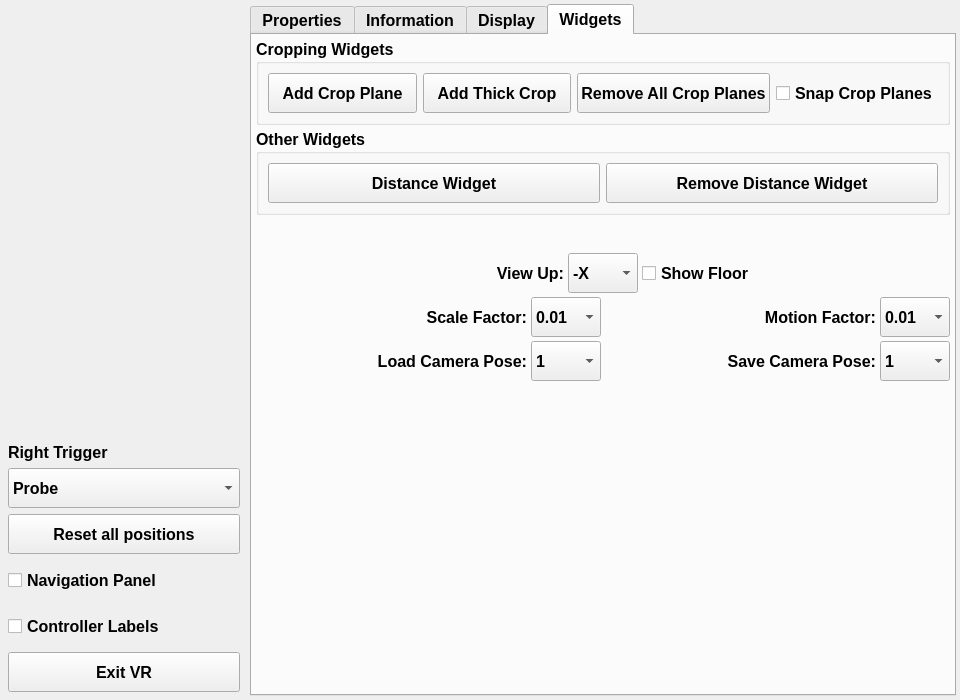
<?xml version="1.0" encoding="UTF-8"?>
<ui version="4.0">
 <class>pqOpenVRControls</class>
 <widget class="QWidget" name="pqOpenVRControls">
  <property name="geometry">
   <rect>
    <x>0</x>
    <y>0</y>
    <width>960</width>
    <height>700</height>
   </rect>
  </property>
  <property name="font">
   <font>
    <family>Arial</family>
    <pointsize>12</pointsize>
    <weight>75</weight>
    <bold>true</bold>
   </font>
  </property>
  <property name="acceptDrops">
   <bool>false</bool>
  </property>
  <property name="windowTitle">
   <string>OpenVRControls</string>
  </property>
  <layout class="QHBoxLayout" name="horizontalLayout_2">
   <property name="leftMargin">
    <number>4</number>
   </property>
   <property name="topMargin">
    <number>4</number>
   </property>
   <property name="rightMargin">
    <number>4</number>
   </property>
   <property name="bottomMargin">
    <number>4</number>
   </property>
   <item>
    <widget class="QWidget" name="widget" native="true">
     <property name="minimumSize">
      <size>
       <width>240</width>
       <height>0</height>
      </size>
     </property>
     <property name="maximumSize">
      <size>
       <width>240</width>
       <height>10000</height>
      </size>
     </property>
     <layout class="QVBoxLayout" name="verticalLayout_5">
      <property name="leftMargin">
       <number>4</number>
      </property>
      <property name="topMargin">
       <number>4</number>
      </property>
      <property name="rightMargin">
       <number>4</number>
      </property>
      <property name="bottomMargin">
       <number>4</number>
      </property>
      <item>
       <widget class="pqPipelineBrowserWidget" name="pipelineBrowser" native="true">
        <property name="sizePolicy">
         <sizepolicy hsizetype="Preferred" vsizetype="Expanding">
          <horstretch>0</horstretch>
          <verstretch>1</verstretch>
         </sizepolicy>
        </property>
        <property name="minimumSize">
         <size>
          <width>0</width>
          <height>400</height>
         </size>
        </property>
        <property name="contextMenuPolicy">
         <enum>Qt::DefaultContextMenu</enum>
        </property>
       </widget>
      </item>
      <item>
       <spacer name="verticalSpacer">
        <property name="orientation">
         <enum>Qt::Vertical</enum>
        </property>
        <property name="sizeHint" stdset="0">
         <size>
          <width>20</width>
          <height>40</height>
         </size>
        </property>
       </spacer>
      </item>
      <item>
       <widget class="QLabel" name="label">
        <property name="text">
         <string>Right Trigger</string>
        </property>
       </widget>
      </item>
      <item>
       <widget class="QComboBox" name="rightTrigger">
        <property name="minimumSize">
         <size>
          <width>40</width>
          <height>40</height>
         </size>
        </property>
        <property name="currentText">
         <string>Probe</string>
        </property>
        <property name="currentIndex">
         <number>3</number>
        </property>
        <item>
         <property name="text">
          <string>Add Point To Source</string>
         </property>
        </item>
        <item>
         <property name="text">
          <string>Grab</string>
         </property>
        </item>
        <item>
         <property name="text">
          <string>Interactive Crop</string>
         </property>
        </item>
        <item>
         <property name="text">
          <string>Probe</string>
         </property>
        </item>
       </widget>
      </item>
      <item>
       <widget class="QPushButton" name="resetPositionsButton">
        <property name="minimumSize">
         <size>
          <width>0</width>
          <height>40</height>
         </size>
        </property>
        <property name="text">
         <string>Reset all positions</string>
        </property>
       </widget>
      </item>
      <item>
       <widget class="QCheckBox" name="navigationPanel">
        <property name="minimumSize">
         <size>
          <width>0</width>
          <height>40</height>
         </size>
        </property>
        <property name="styleSheet">
         <string notr="true"/>
        </property>
        <property name="text">
         <string>Navigation Panel</string>
        </property>
        <property name="iconSize">
         <size>
          <width>16</width>
          <height>16</height>
         </size>
        </property>
       </widget>
      </item>
      <item>
       <widget class="QCheckBox" name="controllerLabels">
        <property name="minimumSize">
         <size>
          <width>0</width>
          <height>40</height>
         </size>
        </property>
        <property name="text">
         <string>Controller Labels</string>
        </property>
       </widget>
      </item>
      <item>
       <widget class="QPushButton" name="exitButton">
        <property name="minimumSize">
         <size>
          <width>0</width>
          <height>40</height>
         </size>
        </property>
        <property name="text">
         <string>Exit VR</string>
        </property>
       </widget>
      </item>
     </layout>
    </widget>
   </item>
   <item>
    <widget class="QTabWidget" name="pqOpenVRTabs">
     <property name="font">
      <font>
       <family>Arial</family>
       <pointsize>12</pointsize>
       <weight>75</weight>
       <bold>true</bold>
      </font>
     </property>
     <property name="acceptDrops">
      <bool>true</bool>
     </property>
     <property name="windowTitle">
      <string>Pipeline</string>
     </property>
     <property name="styleSheet">
      <string notr="true">QTabBar::tab { height: 40px; }
font: 75 12pt &quot;Arial&quot;;</string>
     </property>
     <property name="currentIndex">
      <number>3</number>
     </property>
     <widget class="pqPropertiesPanel" name="propertiesPanel">
      <attribute name="title">
       <string>Properties</string>
      </attribute>
     </widget>
     <widget class="QWidget" name="informationWidgetFrame">
      <attribute name="title">
       <string>Information</string>
      </attribute>
      <layout class="QVBoxLayout" name="verticalLayout_1">
       <property name="spacing">
        <number>0</number>
       </property>
       <property name="leftMargin">
        <number>0</number>
       </property>
       <property name="topMargin">
        <number>0</number>
       </property>
       <property name="rightMargin">
        <number>0</number>
       </property>
       <property name="bottomMargin">
        <number>0</number>
       </property>
       <item>
        <widget class="QScrollArea" name="informationScrollArea">
         <property name="widgetResizable">
          <bool>true</bool>
         </property>
         <widget class="pqProxyInformationWidget" name="informationWidget">
          <property name="geometry">
           <rect>
            <x>0</x>
            <y>0</y>
            <width>698</width>
            <height>645</height>
           </rect>
          </property>
         </widget>
        </widget>
       </item>
      </layout>
     </widget>
     <widget class="pqPropertiesPanel" name="displayPropertiesPanel">
      <property name="panelMode" stdset="0">
       <number>2</number>
      </property>
      <attribute name="title">
       <string>Display</string>
      </attribute>
     </widget>
     <widget class="QWidget" name="widgetsTab">
      <attribute name="title">
       <string>Widgets</string>
      </attribute>
      <layout class="QVBoxLayout" name="verticalLayout_2">
       <property name="spacing">
        <number>4</number>
       </property>
       <property name="leftMargin">
        <number>4</number>
       </property>
       <property name="topMargin">
        <number>4</number>
       </property>
       <property name="rightMargin">
        <number>4</number>
       </property>
       <property name="bottomMargin">
        <number>4</number>
       </property>
       <item>
        <widget class="QGroupBox" name="groupBoxCrop">
         <property name="font">
          <font>
           <family>Arial</family>
           <pointsize>12</pointsize>
           <weight>75</weight>
           <bold>true</bold>
          </font>
         </property>
         <property name="title">
          <string>Cropping Widgets</string>
         </property>
         <layout class="QHBoxLayout" name="horizontalLayout">
          <item>
           <widget class="QPushButton" name="addCropButton">
            <property name="minimumSize">
             <size>
              <width>0</width>
              <height>40</height>
             </size>
            </property>
            <property name="font">
             <font>
              <family>Arial</family>
              <pointsize>12</pointsize>
              <weight>75</weight>
              <bold>true</bold>
             </font>
            </property>
            <property name="text">
             <string>Add Crop Plane</string>
            </property>
           </widget>
          </item>
          <item>
           <widget class="QPushButton" name="addThickCropButton">
            <property name="minimumSize">
             <size>
              <width>0</width>
              <height>40</height>
             </size>
            </property>
            <property name="font">
             <font>
              <family>Arial</family>
              <pointsize>12</pointsize>
              <weight>75</weight>
              <bold>true</bold>
             </font>
            </property>
            <property name="text">
             <string>Add Thick Crop</string>
            </property>
           </widget>
          </item>
          <item>
           <widget class="QPushButton" name="removeCropsButton">
            <property name="minimumSize">
             <size>
              <width>0</width>
              <height>40</height>
             </size>
            </property>
            <property name="font">
             <font>
              <family>Arial</family>
              <pointsize>12</pointsize>
              <weight>75</weight>
              <bold>true</bold>
             </font>
            </property>
            <property name="text">
             <string>Remove All Crop Planes</string>
            </property>
           </widget>
          </item>
          <item>
           <widget class="QCheckBox" name="cropSnapping">
            <property name="minimumSize">
             <size>
              <width>0</width>
              <height>40</height>
             </size>
            </property>
            <property name="font">
             <font>
              <family>Arial</family>
              <pointsize>12</pointsize>
              <weight>75</weight>
              <bold>true</bold>
             </font>
            </property>
            <property name="text">
             <string>Snap Crop Planes</string>
            </property>
           </widget>
          </item>
         </layout>
        </widget>
       </item>
       <item>
        <widget class="QGroupBox" name="groupBox">
         <property name="font">
          <font>
           <family>Arial</family>
           <pointsize>12</pointsize>
           <weight>75</weight>
           <bold>true</bold>
          </font>
         </property>
         <property name="title">
          <string>Other Widgets</string>
         </property>
         <layout class="QGridLayout" name="gridLayout">
          <item row="0" column="0">
           <widget class="QPushButton" name="measurement">
            <property name="minimumSize">
             <size>
              <width>0</width>
              <height>40</height>
             </size>
            </property>
            <property name="font">
             <font>
              <family>Arial</family>
              <pointsize>12</pointsize>
              <weight>75</weight>
              <bold>true</bold>
             </font>
            </property>
            <property name="text">
             <string>Distance Widget</string>
            </property>
           </widget>
          </item>
          <item row="0" column="1">
           <widget class="QPushButton" name="removeMeasurement">
            <property name="minimumSize">
             <size>
              <width>0</width>
              <height>40</height>
             </size>
            </property>
            <property name="font">
             <font>
              <family>Arial</family>
              <pointsize>12</pointsize>
              <weight>75</weight>
              <bold>true</bold>
             </font>
            </property>
            <property name="text">
             <string>Remove Distance Widget</string>
            </property>
           </widget>
          </item>
         </layout>
        </widget>
       </item>
       <item>
        <widget class="pqVCRToolbar" name="VCR" native="true">
         <property name="minimumSize">
          <size>
           <width>20</width>
           <height>30</height>
          </size>
         </property>
        </widget>
       </item>
       <item>
        <layout class="QHBoxLayout" name="horizontalLayout_3">
         <item>
          <widget class="QLabel" name="viewUpLabel">
           <property name="minimumSize">
            <size>
             <width>0</width>
             <height>40</height>
            </size>
           </property>
           <property name="font">
            <font>
             <family>Arial</family>
             <pointsize>12</pointsize>
             <weight>75</weight>
             <bold>true</bold>
            </font>
           </property>
           <property name="text">
            <string>View Up:</string>
           </property>
           <property name="alignment">
            <set>Qt::AlignRight|Qt::AlignTrailing|Qt::AlignVCenter</set>
           </property>
          </widget>
         </item>
         <item>
          <widget class="QComboBox" name="viewUpCombo">
           <property name="minimumSize">
            <size>
             <width>0</width>
             <height>40</height>
            </size>
           </property>
           <property name="maximumSize">
            <size>
             <width>70</width>
             <height>16777215</height>
            </size>
           </property>
           <property name="font">
            <font>
             <family>Arial</family>
             <pointsize>12</pointsize>
             <weight>75</weight>
             <bold>true</bold>
            </font>
           </property>
           <item>
            <property name="text">
             <string>-X</string>
            </property>
           </item>
           <item>
            <property name="text">
             <string>+X</string>
            </property>
           </item>
           <item>
            <property name="text">
             <string>-Y</string>
            </property>
           </item>
           <item>
            <property name="text">
             <string>+Y</string>
            </property>
           </item>
           <item>
            <property name="text">
             <string>-Z</string>
            </property>
           </item>
           <item>
            <property name="text">
             <string>+Z</string>
            </property>
           </item>
          </widget>
         </item>
         <item>
          <widget class="QCheckBox" name="showFloorCheckbox">
           <property name="minimumSize">
            <size>
             <width>0</width>
             <height>40</height>
            </size>
           </property>
           <property name="font">
            <font>
             <family>Arial</family>
             <pointsize>12</pointsize>
             <weight>75</weight>
             <bold>true</bold>
            </font>
           </property>
           <property name="text">
            <string>Show Floor</string>
           </property>
          </widget>
         </item>
        </layout>
       </item>
       <item>
        <layout class="QHBoxLayout" name="horizontalLayout_4">
         <item>
          <widget class="QLabel" name="scaleFactorLabel">
           <property name="minimumSize">
            <size>
             <width>0</width>
             <height>40</height>
            </size>
           </property>
           <property name="font">
            <font>
             <family>Arial</family>
             <pointsize>12</pointsize>
             <weight>75</weight>
             <bold>true</bold>
            </font>
           </property>
           <property name="text">
            <string>Scale Factor:</string>
           </property>
           <property name="alignment">
            <set>Qt::AlignRight|Qt::AlignTrailing|Qt::AlignVCenter</set>
           </property>
          </widget>
         </item>
         <item>
          <widget class="QComboBox" name="scaleFactorCombo">
           <property name="minimumSize">
            <size>
             <width>0</width>
             <height>40</height>
            </size>
           </property>
           <property name="maximumSize">
            <size>
             <width>70</width>
             <height>16777215</height>
            </size>
           </property>
           <property name="font">
            <font>
             <family>Arial</family>
             <pointsize>12</pointsize>
             <weight>75</weight>
             <bold>true</bold>
            </font>
           </property>
           <property name="currentText">
            <string>1</string>
           </property>
           <item>
            <property name="text">
             <string>0.01</string>
            </property>
           </item>
           <item>
            <property name="text">
             <string>0.1</string>
            </property>
           </item>
           <item>
            <property name="text">
             <string>1</string>
            </property>
           </item>
           <item>
            <property name="text">
             <string>10</string>
            </property>
           </item>
           <item>
            <property name="text">
             <string>100</string>
            </property>
           </item>
          </widget>
         </item>
         <item>
          <widget class="QLabel" name="motionFactorLabel">
           <property name="minimumSize">
            <size>
             <width>0</width>
             <height>40</height>
            </size>
           </property>
           <property name="font">
            <font>
             <family>Arial</family>
             <pointsize>12</pointsize>
             <weight>75</weight>
             <bold>true</bold>
            </font>
           </property>
           <property name="text">
            <string>Motion Factor:</string>
           </property>
           <property name="alignment">
            <set>Qt::AlignRight|Qt::AlignTrailing|Qt::AlignVCenter</set>
           </property>
          </widget>
         </item>
         <item>
          <widget class="QComboBox" name="motionFactorCombo">
           <property name="minimumSize">
            <size>
             <width>0</width>
             <height>40</height>
            </size>
           </property>
           <property name="maximumSize">
            <size>
             <width>70</width>
             <height>16777215</height>
            </size>
           </property>
           <property name="font">
            <font>
             <family>Arial</family>
             <pointsize>12</pointsize>
             <weight>75</weight>
             <bold>true</bold>
            </font>
           </property>
           <property name="currentText">
            <string>1</string>
           </property>
           <item>
            <property name="text">
             <string>0.01</string>
            </property>
           </item>
           <item>
            <property name="text">
             <string>0.1</string>
            </property>
           </item>
           <item>
            <property name="text">
             <string>1</string>
            </property>
           </item>
           <item>
            <property name="text">
             <string>10</string>
            </property>
           </item>
           <item>
            <property name="text">
             <string>100</string>
            </property>
           </item>
          </widget>
         </item>
        </layout>
       </item>
       <item>
        <layout class="QHBoxLayout" name="horizontalLayout_5">
         <item>
          <widget class="QLabel" name="loadCameraLabel">
           <property name="minimumSize">
            <size>
             <width>0</width>
             <height>40</height>
            </size>
           </property>
           <property name="font">
            <font>
             <family>Arial</family>
             <pointsize>12</pointsize>
             <weight>75</weight>
             <bold>true</bold>
            </font>
           </property>
           <property name="text">
            <string>Load Camera Pose:</string>
           </property>
           <property name="alignment">
            <set>Qt::AlignRight|Qt::AlignTrailing|Qt::AlignVCenter</set>
           </property>
          </widget>
         </item>
         <item>
          <widget class="QComboBox" name="loadCameraCombo">
           <property name="minimumSize">
            <size>
             <width>0</width>
             <height>40</height>
            </size>
           </property>
           <property name="maximumSize">
            <size>
             <width>70</width>
             <height>16777215</height>
            </size>
           </property>
           <property name="font">
            <font>
             <family>Arial</family>
             <pointsize>12</pointsize>
             <weight>75</weight>
             <bold>true</bold>
            </font>
           </property>
           <item>
            <property name="text">
             <string>1</string>
            </property>
           </item>
           <item>
            <property name="text">
             <string>2</string>
            </property>
           </item>
           <item>
            <property name="text">
             <string>3</string>
            </property>
           </item>
           <item>
            <property name="text">
             <string>4</string>
            </property>
           </item>
           <item>
            <property name="text">
             <string>5</string>
            </property>
           </item>
           <item>
            <property name="text">
             <string>6</string>
            </property>
           </item>
           <item>
            <property name="text">
             <string>7</string>
            </property>
           </item>
           <item>
            <property name="text">
             <string>8</string>
            </property>
           </item>
           <item>
            <property name="text">
             <string>9</string>
            </property>
           </item>
          </widget>
         </item>
         <item>
          <widget class="QLabel" name="saveCameraLabel">
           <property name="minimumSize">
            <size>
             <width>0</width>
             <height>40</height>
            </size>
           </property>
           <property name="font">
            <font>
             <family>Arial</family>
             <pointsize>12</pointsize>
             <weight>75</weight>
             <bold>true</bold>
            </font>
           </property>
           <property name="text">
            <string>Save Camera Pose:</string>
           </property>
           <property name="alignment">
            <set>Qt::AlignRight|Qt::AlignTrailing|Qt::AlignVCenter</set>
           </property>
          </widget>
         </item>
         <item>
          <widget class="QComboBox" name="saveCameraCombo">
           <property name="minimumSize">
            <size>
             <width>0</width>
             <height>40</height>
            </size>
           </property>
           <property name="maximumSize">
            <size>
             <width>70</width>
             <height>16777215</height>
            </size>
           </property>
           <property name="font">
            <font>
             <family>Arial</family>
             <pointsize>12</pointsize>
             <weight>75</weight>
             <bold>true</bold>
            </font>
           </property>
           <item>
            <property name="text">
             <string>1</string>
            </property>
           </item>
           <item>
            <property name="text">
             <string>2</string>
            </property>
           </item>
           <item>
            <property name="text">
             <string>3</string>
            </property>
           </item>
           <item>
            <property name="text">
             <string>4</string>
            </property>
           </item>
           <item>
            <property name="text">
             <string>5</string>
            </property>
           </item>
           <item>
            <property name="text">
             <string>6</string>
            </property>
           </item>
           <item>
            <property name="text">
             <string>7</string>
            </property>
           </item>
           <item>
            <property name="text">
             <string>8</string>
            </property>
           </item>
           <item>
            <property name="text">
             <string>9</string>
            </property>
           </item>
          </widget>
         </item>
        </layout>
       </item>
       <item>
        <spacer name="verticalSpacer2">
         <property name="orientation">
          <enum>Qt::Vertical</enum>
         </property>
         <property name="sizeHint" stdset="0">
          <size>
           <width>20</width>
           <height>40</height>
          </size>
         </property>
        </spacer>
       </item>
      </layout>
     </widget>
    </widget>
   </item>
  </layout>
 </widget>
 <customwidgets>
  <customwidget>
   <class>pqPipelineBrowserWidget</class>
   <extends>QWidget</extends>
   <header>pqPipelineBrowserWidget.h</header>
   <container>1</container>
  </customwidget>
  <customwidget>
   <class>pqProxyInformationWidget</class>
   <extends>QWidget</extends>
   <header>pqProxyInformationWidget.h</header>
   <container>1</container>
  </customwidget>
  <customwidget>
   <class>pqPropertiesPanel</class>
   <extends>QWidget</extends>
   <header>pqPropertiesPanel.h</header>
   <container>1</container>
  </customwidget>
  <customwidget>
   <class>pqVCRToolbar</class>
   <extends>QWidget</extends>
   <header>pqvcrtoolbar.h</header>
   <container>1</container>
  </customwidget>
 </customwidgets>
 <resources>
  <include location="../../Qt/Components/Resources/pqComponents.qrc"/>
 </resources>
 <connections/>
</ui>
